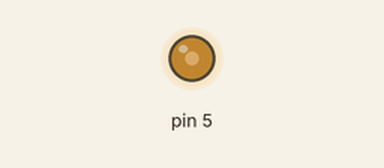
Recording of a sketch running on a simulated Teensy 4. Parts: output pins drawn as LEDs (lit = HIGH). What the sketch prints to the serial monitor is not drawn.

Above: at 0.05 s.
At 0.5 s:
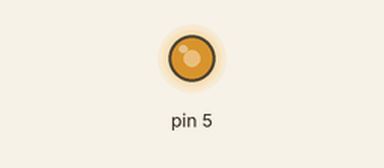
At 1.0 s:
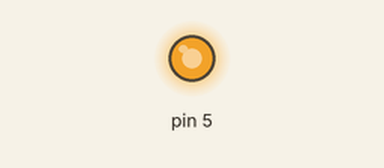
Timing chart, 0 to 3.0 s (numbered marks = the images above):
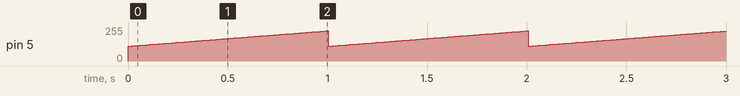

The sketch:

oneshot125.ino
```cpp
void setup() {
  // put your setup code here, to run once:
  Serial.begin(9600);
  analogWriteResolution(16);
  pinMode(5,OUTPUT);
  analogWriteFrequency(5,3500);
}

void loop() {
  double t_total = 10000.0/35; //
  int pwm_total = ((1<<16)-1);
  double ini = 125, fin = 255;
  for(int i = 0 ; i < 100 ; i++){
    Serial.println((i*(fin-ini)/100+ini)/t_total);
    analogWrite(5,(i*(fin-ini)/100+ini)/t_total*(pwm_total));
    delay(10);
  }
  // put your main code here, to run repeatedly
}
```

Measured:
- by itself, pin 5: ramps from 111/255 to 226/255 and jumps back, once every 1.0 s
